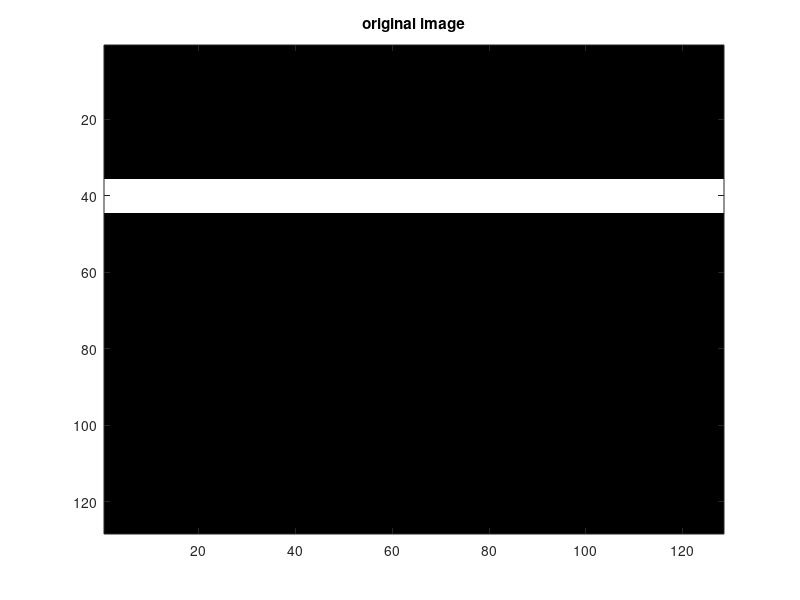

Recreate this plot in MATLAB. (Note: this script raises an error after producing the figure.)
%% clean
clc;
clear all;
close all;

%% parameters

output_dir = '../results/';
base_name = 'rectangle';
out_base = strcat(output_dir, base_name);

noisy = 1;
noisy_sigma = 0;
pretreatement = 0;

%% Create files

% parameters definition
M = 128;     % image size
N = M;

Im = zeros(M,N);

if strcmp(base_name, 'circle')
  c=[40,64];   % disk center
  R=4;         % disk radius
  Im=imsyn(N,c,R);
elseif strcmp(base_name, 'rectangle') 
  for m=36:44
    for n = 1:N
      Im(m,n) = 255;
    end
  end
elseif strcmp(base_name, 'circle_grid')
  R = 4; % circle radius
  dist = 2*R+4; % distance between two adjancent circles
  % draw a grid of circles
  for m = (dist+4):dist:(M-(dist+4))
    for n = (dist+4):dist:(N-(dist+4))
      Im = Im + imsyn(N,[m,n],R); % combine circles to the previous image
    end
  end
elseif strcmp(base_name, 'retina')
  Im = imread('../medical images/retina_origin.JPG');
  Im = rgb2gray(Im);
  Im = imcomplement(Im);
%  Im = imresize(Im, 1/4);
% Im = Im(14:134,41:130);
  Im = Im(15:538,196:522);
  [M, N] = size(Im);
elseif strcmp(base_name, 'tjunc1') % 3D images
  load('../medical images/Tjunc1');
  [M,N,K] = size(Tjunc1);
  Im = Tjunc1(:,:,round(K/2));
elseif strcmp(base_name, 'yjunc1') % 3D images
  load('../medical images/Yjunc1');
  [M,N,K] = size(Yjunc1);
  Im = Yjunc1(:,:,round(K/2));
end

%% show image
f_init = figure
%imshow(Im);
image(Im); colormap(gray);
title('original image');
print(f_init, '-r80', '-djpeg', strcat(out_base, '_figure.jpg'));

%%  add noisy
if noisy && noisy_sigma > 0
  out_base = strcat(out_base,'_noisy');  
  Im = Im + noisy_sigma*randn(size(Im));
  f_noisy = figure
  image(Im); colormap(gray);
  title('noisy image');
end

%% pretreatement
if pretreatement
%  Im = pretreatment(Im, 1);  
  Im = medfilt2(Im); % 3x3 neighborhoodx
  f_pretreated = figure
  image(Im); colormap(gray);
%  imshow(Im);
  title('pretreated image');
  print(f_pretreated, '-r80', '-djpeg', strcat(out_base, '_pretreated.jpg'));  
end

% image has two value 0 background and the 
% structure a constant near 255
MAX = max(Im(:));

[response r_matrix eigen_vectors_matrix eigen_values_matrix] = minimum_response(Im, 1, 8, 0.5, 1, 1, 0);

[a b c d] = size(eigen_vectors_matrix)

old_resp = response;
%% remove noisy  by thresholding filter response
if  noisy && 0
  response = old_resp;
  threshold = 0.1*min(response(:)); % threshold: 5% of min
  idx = response > threshold;
  response = imhmin(response,-threshold);
  response(idx) = 0;
  r_matrix(idx) = 0; % remove noisy radius
  eigen_vectors_matrix(idx,:,:) = 0; % remove noisy vectors
  eigen_values_matrix(idx,:) = 0; % remove noisy eigen
                                           % values					 
%  response = pretreatment(response, 1);  
end

[a b c d] = size(eigen_vectors_matrix)

%% show 3D image of filtered response
f_response = figure;
surf(response);
title('filter response');
print(f_response, '-r80', '-djpeg', strcat(out_base, '_filtered.jpg'));


% rescale radius valeus to better visualization
min_radius = min(r_matrix(:));
max_radius = max(r_matrix(:));
aux_r_matrix = 40*(1/(max_radius-min_radius))*(r_matrix(:,:) - min_radius);

f_radius = figure
image(aux_r_matrix); colormap(gray);
title('radius');
print(f_radius, '-r80', '-djpeg', strcat(out_base, '_radius.jpg'));


direction = atan2(eigen_vectors_matrix(:,:,2,1), eigen_vectors_matrix(:,:,1,1) + 0.0001);

min_direction = min(direction(:));
max_direction = max(direction(:));
direction = 80*(1/(max_direction-min_direction))*(direction(:,:) - min_direction);

f_direction = figure
image(direction); colormap(gray);
title('vessel direction');
print(f_direction, '-r80', '-djpeg', strcat(out_base, '_direction.jpg'));

%% Find best threshold by comparing
%% binarized image to the original one
%%%%%%%%%%%%%%%%%%%%%%%%%%%%%%%%%%%%%%%%%%%
% if 0 % disable
% 
% reconstructed_im = build_vessel(response, 1, MAX);
% 
% % show reconstructed image
% figure
% image(reconstructed_im); colormap(gray);
% 
% diff = Im - reconstructed_im;
% 
% figure
% surf(diff);
% image(abs(diff)); colormap(gray);
% 
% 
% [threshold, reconstructed_im] = best_threshold(Im, response, 10000);
% 
% f_final = figure
% image(reconstructed_im); colormap(gray);
% print(f_final, '-r80', '-djpeg', strcat(out_base, '_reconstructed.jpg'));
% 
% end


%%        Find local minimum
%%%%%%%%%%%%%%%%%%%%%%%%%%%%%%%%%%%%%%%%%%%%%%

minimum = local_minimum(response);
%minimum = imextendedmin(response, abs(0.3*min(min(response))));
minimum_im = 255*minimum;

f_minimum = figure
image(minimum_im); colormap(gray);
title('centerlines (local minima)');
print(f_minimum, '-r80', '-djpeg', strcat(out_base, '_centerline.jpg'));


%% Reconstructed image using centerline
%% and radius    
%%%%%%%%%%%%%%%%%%%%%%%%%%%%%%%%%%%%%%%%%%%%%%

reconstructed_im = 255*reconstruction(minimum, r_matrix);
f_reconstructed = figure
image(reconstructed_im); colormap(gray);
title('reconstructed vessels');
print(f_reconstructed, '-r80', '-djpeg', strcat(out_base, '_reconstructed.jpg'));


%%      Stochastic throwing balls
%%%%%%%%%%%%%%%%%%%%%%%%%%%%%%%%%%%%%%%%%%%%%%%
%
%times = 100;
%
%% ball throwing
%ball_count = count_ball(response, times);
%f_ball = figure
%surf(ball_count);
%title('balls stochastic');
%print(f_ball, '-r80', '-djpeg', strcat(out_base, '_ball_stochastic.jpg'));
%
%% ball centerline
%line = 255*(ball_count > 1.5*times*ones(M, N));
%f_ball_centerline = figure;
%image(line); colormap(gray);
%title('ball centerline');
%print(f_ball_centerline, '-r80', '-djpeg', strcat(out_base, '_ball_centerline.jpg'));
